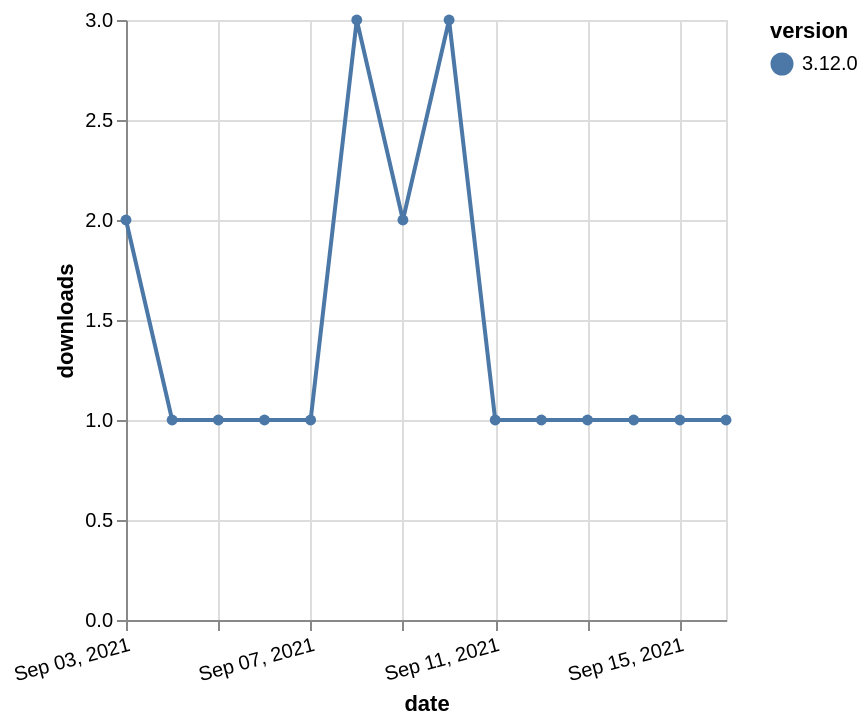

Here is the Vega-Lite specification saved for this chart:
### Vega-Lite specification from a JSON file in a GitHub repository (floating-point values rounded to 4 significant figures)
{"$schema": "https://vega.github.io/schema/vega-lite/v5.json", "description": "A simple bar chart with embedded data.", "data": {"values": [{"date": "2021-09-03", "total": 510, "delta": 2, "version": "3.12.0"}, {"date": "2021-09-04", "total": 511, "delta": 1, "version": "3.12.0"}, {"date": "2021-09-05", "total": 512, "delta": 1, "version": "3.12.0"}, {"date": "2021-09-06", "total": 513, "delta": 1, "version": "3.12.0"}, {"date": "2021-09-07", "total": 514, "delta": 1, "version": "3.12.0"}, {"date": "2021-09-08", "total": 517, "delta": 3, "version": "3.12.0"}, {"date": "2021-09-09", "total": 519, "delta": 2, "version": "3.12.0"}, {"date": "2021-09-10", "total": 522, "delta": 3, "version": "3.12.0"}, {"date": "2021-09-11", "total": 523, "delta": 1, "version": "3.12.0"}, {"date": "2021-09-12", "total": 524, "delta": 1, "version": "3.12.0"}, {"date": "2021-09-13", "total": 525, "delta": 1, "version": "3.12.0"}, {"date": "2021-09-14", "total": 526, "delta": 1, "version": "3.12.0"}, {"date": "2021-09-15", "total": 527, "delta": 1, "version": "3.12.0"}, {"date": "2021-09-16", "total": 528, "delta": 1, "version": "3.12.0"}]}, "width": "container", "mark": {"type": "line", "point": {"filled": true}}, "encoding": {"x": {"field": "date", "type": "temporal", "timeUnit": "yearmonthdate", "title": "date", "axis": {"labelAngle": -15}}, "y": {"field": "delta", "type": "quantitative", "title": "downloads"}, "color": {"field": "version", "type": "nominal"}, "tooltip": {"field": "delta"}}}
